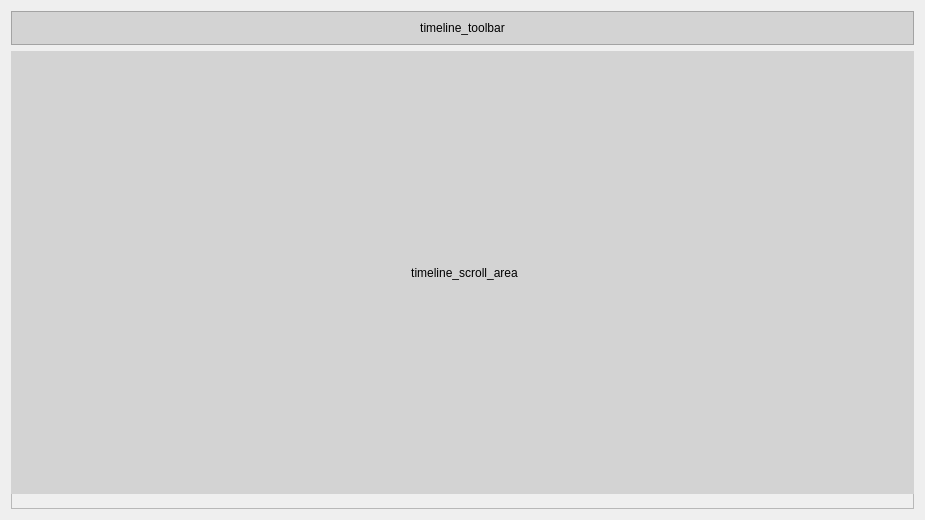
<?xml version="1.0" encoding="UTF-8"?>
<ui version="4.0">
 <class>timelineWidget</class>
 <widget class="QWidget" name="timelineWidget">
  <property name="geometry">
   <rect>
    <x>0</x>
    <y>0</y>
    <width>925</width>
    <height>520</height>
   </rect>
  </property>
  <property name="sizePolicy">
   <sizepolicy hsizetype="Expanding" vsizetype="Expanding">
    <horstretch>0</horstretch>
    <verstretch>0</verstretch>
   </sizepolicy>
  </property>
  <property name="windowTitle">
   <string>Form</string>
  </property>
  <layout class="QVBoxLayout" name="verticalLayout">
   <item>
    <widget class="QFrame" name="timeline_toolbar">
     <property name="sizePolicy">
      <sizepolicy hsizetype="Expanding" vsizetype="Preferred">
       <horstretch>0</horstretch>
       <verstretch>0</verstretch>
      </sizepolicy>
     </property>
     <property name="styleSheet">
      <string notr="true">background-color: lightgray</string>
     </property>
     <property name="frameShape">
      <enum>QFrame::StyledPanel</enum>
     </property>
     <property name="frameShadow">
      <enum>QFrame::Raised</enum>
     </property>
     <layout class="QHBoxLayout" name="horizontalLayout">
      <item>
       <widget class="QLabel" name="timeline_toolbar_namelabel">
        <property name="text">
         <string>timeline_toolbar</string>
        </property>
        <property name="alignment">
         <set>Qt::AlignCenter</set>
        </property>
       </widget>
      </item>
     </layout>
    </widget>
   </item>
   <item>
    <widget class="QFrame" name="frame">
     <property name="sizePolicy">
      <sizepolicy hsizetype="Preferred" vsizetype="MinimumExpanding">
       <horstretch>0</horstretch>
       <verstretch>0</verstretch>
      </sizepolicy>
     </property>
     <property name="frameShape">
      <enum>QFrame::StyledPanel</enum>
     </property>
     <property name="frameShadow">
      <enum>QFrame::Raised</enum>
     </property>
     <widget class="QWidget" name="timeline_scroll_area" native="true">
      <property name="geometry">
       <rect>
        <x>0</x>
        <y>0</y>
        <width>907</width>
        <height>443</height>
       </rect>
      </property>
      <property name="sizePolicy">
       <sizepolicy hsizetype="Expanding" vsizetype="Expanding">
        <horstretch>0</horstretch>
        <verstretch>0</verstretch>
       </sizepolicy>
      </property>
      <property name="maximumSize">
       <size>
        <width>907</width>
        <height>16777215</height>
       </size>
      </property>
      <property name="styleSheet">
       <string notr="true">background-color: lightgray</string>
      </property>
      <layout class="QVBoxLayout" name="verticalLayout_2">
       <item>
        <widget class="QLabel" name="timeline_scroll_area_namelabel">
         <property name="text">
          <string>timeline_scroll_area</string>
         </property>
         <property name="alignment">
          <set>Qt::AlignCenter</set>
         </property>
        </widget>
       </item>
      </layout>
     </widget>
    </widget>
   </item>
  </layout>
 </widget>
 <resources/>
 <connections/>
</ui>
